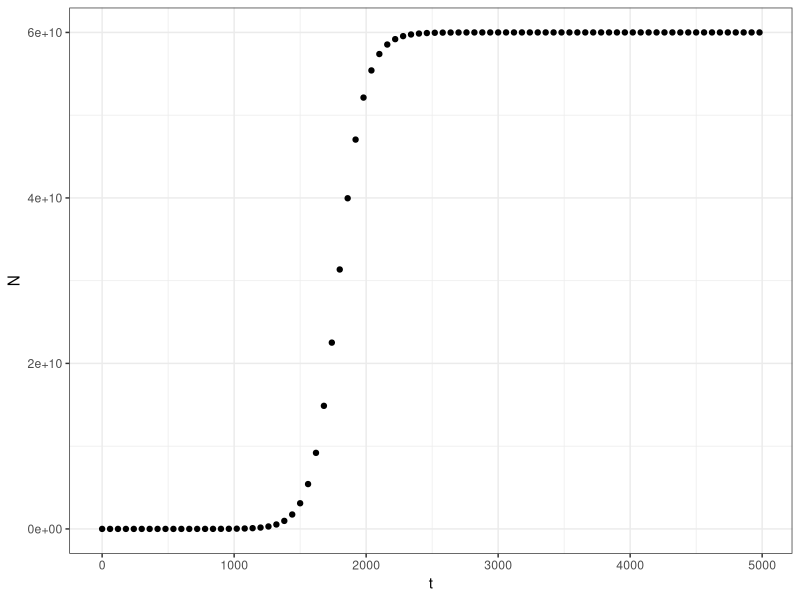
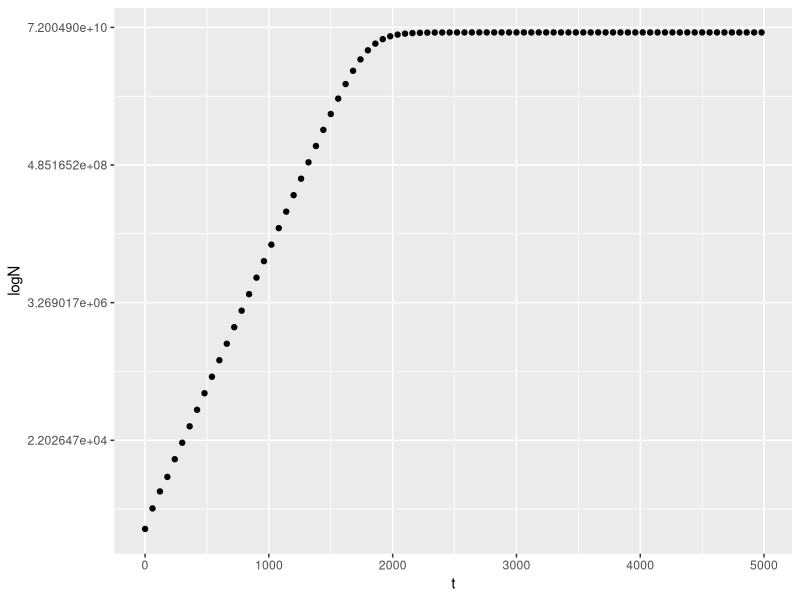

Generate these figures, in order, with R:
#Script to plot the logistic growth data

# Naming data/importing data
growth_data <- read.csv("experiment.csv")

# Getting ggplot package for graphing
library(ggplot2)

# Plotting a graph, labelling axes
ggplot(aes(t,N), data = growth_data) +
  
  geom_point() +
  
  xlab("t") +
  
  ylab("N") +
  
  theme_bw()

#Plotting the same graph with logN y axis instead to allow better visualisation of the exponential phase

ggplot(aes(t,N), data = growth_data) +
  
  geom_point() +
  
  xlab("t") +
  
  ylab("logN") +
  
  scale_y_continuous(trans='log')
